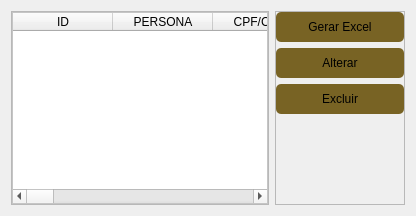
               <widget class="QWidget" name="page_consultar">
                <attribute name="title">
                 <string>Consulta</string>
                </attribute>
                <layout class="QHBoxLayout" name="horizontalLayout_8">
                 <item>
                  <widget class="QFrame" name="frame_main_consulta">
                   <property name="maximumSize">
                    <size>
                     <width>16777215</width>
                     <height>16777215</height>
                    </size>
                   </property>
                   <property name="frameShape">
                    <enum>QFrame::StyledPanel</enum>
                   </property>
                   <property name="frameShadow">
                    <enum>QFrame::Raised</enum>
                   </property>
                   <layout class="QVBoxLayout" name="verticalLayout_6">
                    <property name="spacing">
                     <number>0</number>
                    </property>
                    <property name="leftMargin">
                     <number>0</number>
                    </property>
                    <property name="topMargin">
                     <number>0</number>
                    </property>
                    <property name="rightMargin">
                     <number>0</number>
                    </property>
                    <property name="bottomMargin">
                     <number>0</number>
                    </property>
                    <item>
                     <widget class="QTableWidget" name="table_immobile">
                      <property name="styleSheet">
                       <string notr="true">QTableView {
	background-color:rgb(255,255,255);
	color: rgb(0,0,0);
}
</string>
                      </property>
                      <property name="sizeAdjustPolicy">
                       <enum>QAbstractScrollArea::AdjustIgnored</enum>
                      </property>
                      <property name="alternatingRowColors">
                       <bool>true</bool>
                      </property>
                      <column>
                       <property name="text">
                        <string>ID</string>
                       </property>
                      </column>
                      <column>
                       <property name="text">
                        <string>PERSONA</string>
                       </property>
                      </column>
                      <column>
                       <property name="text">
                        <string>CPF/CNPJ</string>
                       </property>
                      </column>
                      <column>
                       <property name="text">
                        <string>NOME/RAZÃO</string>
                       </property>
                      </column>
                      <column>
                       <property name="text">
                        <string>ENDEREÇO</string>
                       </property>
                      </column>
                      <column>
                       <property name="text">
                        <string>NÚMERO</string>
                       </property>
                      </column>
                      <column>
                       <property name="text">
                        <string>COMPLEMENTO</string>
                       </property>
                      </column>
                      <column>
                       <property name="text">
                        <string>BAIRRO</string>
                       </property>
                      </column>
                      <column>
                       <property name="text">
                        <string>CIDADE</string>
                       </property>
                      </column>
                      <column>
                       <property name="text">
                        <string>UF</string>
                       </property>
                      </column>
                      <column>
                       <property name="text">
                        <string>CEP</string>
                       </property>
                      </column>
                      <column>
                       <property name="text">
                        <string>TELEFONE</string>
                       </property>
                      </column>
                      <column>
                       <property name="text">
                        <string>CELULAR</string>
                       </property>
                      </column>
                      <column>
                       <property name="text">
                        <string>EMAIL</string>
                       </property>
                      </column>
                      <column>
                       <property name="text">
                        <string>TIPO</string>
                       </property>
                      </column>
                      <column>
                       <property name="text">
                        <string>STATUS</string>
                       </property>
                      </column>
                      <column>
                       <property name="text">
                        <string>CARACTERÍSTICAS</string>
                       </property>
                      </column>
                      <column>
                       <property name="text">
                        <string>VISIBILIDADE</string>
                       </property>
                      </column>
                      <column>
                       <property name="text">
                        <string>VALOR</string>
                       </property>
                      </column>
                      <column>
                       <property name="text">
                        <string>DESCRIÇÃO</string>
                       </property>
                      </column>
                     </widget>
                    </item>
                   </layout>
                  </widget>
                 </item>
                 <item>
                  <widget class="QFrame" name="frame_consulta_menu">
                   <property name="minimumSize">
                    <size>
                     <width>130</width>
                     <height>0</height>
                    </size>
                   </property>
                   <property name="maximumSize">
                    <size>
                     <width>130</width>
                     <height>16777215</height>
                    </size>
                   </property>
                   <property name="frameShape">
                    <enum>QFrame::StyledPanel</enum>
                   </property>
                   <property name="frameShadow">
                    <enum>QFrame::Raised</enum>
                   </property>
                   <layout class="QVBoxLayout" name="verticalLayout_5">
                    <property name="spacing">
                     <number>-1</number>
                    </property>
                    <property name="leftMargin">
                     <number>0</number>
                    </property>
                    <property name="topMargin">
                     <number>0</number>
                    </property>
                    <property name="rightMargin">
                     <number>0</number>
                    </property>
                    <property name="bottomMargin">
                     <number>0</number>
                    </property>
                    <item>
                     <widget class="QPushButton" name="btn_gerar_excel">
                      <property name="minimumSize">
                       <size>
                        <width>0</width>
                        <height>30</height>
                       </size>
                      </property>
                      <property name="cursor">
                       <cursorShape>PointingHandCursor</cursorShape>
                      </property>
                      <property name="styleSheet">
                       <string notr="true">QPushButton {
	background-color: #786324;
	border-radius: 5px
}

QPushButton:hover {
	background-color: #c49300;
	border-radius: 5px
}</string>
                      </property>
                      <property name="text">
                       <string>Gerar Excel</string>
                      </property>
                     </widget>
                    </item>
                    <item>
                     <widget class="QPushButton" name="btn_alterar">
                      <property name="minimumSize">
                       <size>
                        <width>0</width>
                        <height>30</height>
                       </size>
                      </property>
                      <property name="cursor">
                       <cursorShape>PointingHandCursor</cursorShape>
                      </property>
                      <property name="styleSheet">
                       <string notr="true">QPushButton {
	background-color: #786324;
	border-radius: 5px
}

QPushButton:hover {
	background-color: #c49300;
	border-radius: 5px
}</string>
                      </property>
                      <property name="text">
                       <string>Alterar</string>
                      </property>
                     </widget>
                    </item>
                    <item>
                     <widget class="QPushButton" name="btn_excluir">
                      <property name="minimumSize">
                       <size>
                        <width>0</width>
                        <height>30</height>
                       </size>
                      </property>
                      <property name="cursor">
                       <cursorShape>PointingHandCursor</cursorShape>
                      </property>
                      <property name="styleSheet">
                       <string notr="true">QPushButton {
	background-color: #786324;
	border-radius: 5px
}

QPushButton:hover {
	background-color: #c49300;
	border-radius: 5px
}</string>
                      </property>
                      <property name="text">
                       <string>Excluir</string>
                      </property>
                     </widget>
                    </item>
                    <item>
                     <spacer name="verticalSpacer_2">
                      <property name="orientation">
                       <enum>Qt::Vertical</enum>
                      </property>
                      <property name="sizeHint" stdset="0">
                       <size>
                        <width>20</width>
                        <height>40</height>
                       </size>
                      </property>
                     </spacer>
                    </item>
                   </layout>
                  </widget>
                 </item>
                </layout>
               </widget>
